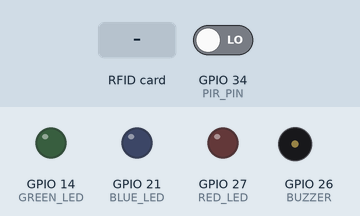
This sketch was run on a simulated ESP32. Shown: output pins drawn as LEDs (lit = HIGH), buzzer (waves = sounding, pin HIGH). The inputs (shaded band) are chosen by the test bench; at power-on: GPIO 34 (PIR_PIN) LOW. WiFi joins after 1.5 s; servers stay silent unless stated; no MQTT or app messages arrive unless stated; what the sketch prints to the serial monitor is not drawn.

Above: at 2.7 s.
2.8 s: RFID card 5E 7A 19 C4 held to the reader
At 4.9 s:
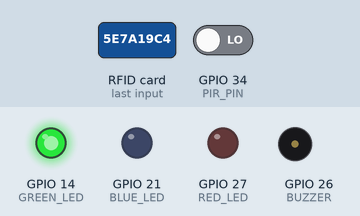
Timing chart, 0 to 6.4 s (numbered marks = the images above; inputs shaded):
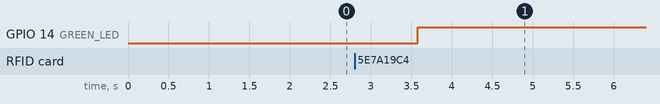

The sketch:

node2.ino
```cpp
#define DEBUG_SERIAL 1

#if DEBUG_SERIAL
  #define LOG_BEGIN(baud)    Serial.begin(baud)
  #define LOG_PRINT(...)     Serial.print(__VA_ARGS__)
  #define LOG_PRINTLN(...)   Serial.println(__VA_ARGS__)
#else
  #define LOG_BEGIN(baud)    ((void)0)
  #define LOG_PRINT(...)     ((void)0)
  #define LOG_PRINTLN(...)   ((void)0)
#endif

#include <Arduino.h>
#include <WiFi.h>
#include <SPI.h>
#include <PubSubClient.h>
#include <ArduinoJson.h>
#include <MFRC522.h>

// Wi-Fi and MQTT settings
const char* ssid        = "1819_Guest";
const char* password    = "";
const char* mqtt_server = "172.20.0.229";
constexpr int MQTT_PORT = 1883;

const char* NODE_ID = "Node_2";

// Topics aligned with the master ecosystem
String telemetryTopic = String("scada/node/") + NODE_ID + "/data";
String statusTopic    = String("scada/") + NODE_ID + "/status";
String commandTopic   = String("scada/") + NODE_ID + "/command"; // Web UI command listener

// Pin assignments
constexpr int PIR_PIN         = 34;
constexpr int CAM_TRIGGER_PIN = 25;

constexpr int RFID_SS_PIN     = 5;
constexpr int RFID_RST_PIN    = 22;

constexpr int RED_LED         = 27;
constexpr int GREEN_LED       = 14;
constexpr int BLUE_LED        = 21;
constexpr int BUZZER          = 26;

MFRC522 mfrc522(RFID_SS_PIN, RFID_RST_PIN);
WiFiClient wifiClient;
PubSubClient mqtt(wifiClient);

constexpr unsigned long PUBLISH_INTERVAL_MS = 2000;
constexpr unsigned long MQTT_RETRY_INTERVAL_MS = 5000;

unsigned long lastPublish = 0;
unsigned long lastMqttAttempt = 0;

bool readRFID(String& uid) {
  uid = "";
  if (!mfrc522.PICC_IsNewCardPresent() || !mfrc522.PICC_ReadCardSerial()) {
    return false;
  }

  char byteText[3];
  for (byte i = 0; i < mfrc522.uid.size; i++) {
    snprintf(byteText, sizeof(byteText), "%02X", mfrc522.uid.uidByte[i]);
    if (i > 0) uid += ":";
    uid += byteText;
  }

  LOG_PRINT("RFID UID: ");
  LOG_PRINTLN(uid);

  mfrc522.PICC_HaltA();
  mfrc522.PCD_StopCrypto1();
  return true;
}

void connectWiFi() {
  WiFi.mode(WIFI_STA);
  WiFi.begin(ssid, password);
  LOG_PRINT("Connecting to Wi-Fi");

  while (WiFi.status() != WL_CONNECTED) {
    delay(500);
    LOG_PRINT(".");
  }

  LOG_PRINTLN("\nWi-Fi connected");
  LOG_PRINT("IP address: ");
  LOG_PRINTLN(WiFi.localIP());
}

// Catch commands from the Flask Web Dashboard
void mqttCallback(char* topic, byte* payload, unsigned int length) {
  String message;
  for (int i = 0; i < length; i++) message += (char)payload[i];

  LOG_PRINT("Command received: ");
  LOG_PRINTLN(message);

  if (message == "toggle") {
    LOG_PRINTLN("Manual Camera Trigger via Web UI!");
    digitalWrite(CAM_TRIGGER_PIN, HIGH);
    delay(100);
    digitalWrite(CAM_TRIGGER_PIN, LOW);
  }
}

void reconnectMQTT() {
  if (WiFi.status() != WL_CONNECTED || mqtt.connected()) return;

  unsigned long now = millis();
  if (now - lastMqttAttempt < MQTT_RETRY_INTERVAL_MS) return;
  lastMqttAttempt = now;

  String clientId = String("ESP32-") + NODE_ID;
  LOG_PRINT("Connecting to MQTT...");

  if (mqtt.connect(clientId.c_str(), statusTopic.c_str(), 1, true, "Offline")) {
    LOG_PRINTLN(" connected");
    mqtt.publish(statusTopic.c_str(), "Online", true);
    mqtt.subscribe(commandTopic.c_str());
  } else {
    LOG_PRINT(" failed, state=");
    LOG_PRINTLN(mqtt.state());
  }
}

void publishTelemetry(bool pirDetected, bool rfidDetected, const String& rfidUid) {
  StaticJsonDocument<192> doc;

  doc["node"] = NODE_ID;
  doc["pir_detected"] = pirDetected;
  doc["rfid_detected"] = rfidDetected;
  doc["buzzer_on"] = digitalRead(BUZZER) == HIGH;

  // Injecting "value" so the UNO Q TFT screen has a metric to display
  doc["value"] = pirDetected ? 1.0 : 0.0;

  if (rfidDetected) {
    doc["rfid_uid"] = rfidUid;
  } else {
    doc["rfid_uid"] = nullptr;
  }

  char payload[192];
  size_t length = serializeJson(doc, payload, sizeof(payload));

  if (length > 0) {
    mqtt.publish(telemetryTopic.c_str(), payload);
    LOG_PRINT("Published: ");
    LOG_PRINTLN(payload);
  }
}

void happy() {
  digitalWrite(BUZZER, LOW); delay(250);
  digitalWrite(BLUE_LED, LOW); delay(250);
  digitalWrite(RED_LED, LOW); delay(250);
  digitalWrite(GREEN_LED, HIGH); delay(250);
}

void gtg() {
  digitalWrite(GREEN_LED, LOW); delay(250);
  digitalWrite(RED_LED, LOW); delay(250);
  digitalWrite(BLUE_LED, HIGH); delay(250);
  digitalWrite(BUZZER, HIGH); delay(5000);
}

void gtgh() {
  digitalWrite(BLUE_LED, LOW); delay(250);
  digitalWrite(GREEN_LED, LOW); delay(250);
  digitalWrite(RED_LED, HIGH); delay(250);
  digitalWrite(BUZZER, HIGH); delay(250);

  digitalWrite(CAM_TRIGGER_PIN, HIGH);
  delay(100);
  digitalWrite(CAM_TRIGGER_PIN, LOW);

  delay(5000);
}

void setup() {
  LOG_BEGIN(9600);

  pinMode(PIR_PIN, INPUT);
  pinMode(CAM_TRIGGER_PIN, OUTPUT);
  pinMode(RED_LED, OUTPUT);
  pinMode(GREEN_LED, OUTPUT);
  pinMode(BLUE_LED, OUTPUT);
  pinMode(BUZZER, OUTPUT);

  digitalWrite(CAM_TRIGGER_PIN, LOW);
  digitalWrite(RED_LED, LOW);
  digitalWrite(GREEN_LED, LOW);
  digitalWrite(BLUE_LED, LOW);
  digitalWrite(BUZZER, LOW);

  SPI.begin(18, 19, 23, RFID_SS_PIN);  // SCK, MISO, MOSI, SS
  mfrc522.PCD_Init();

  mqtt.setServer(mqtt_server, MQTT_PORT);
  mqtt.setCallback(mqttCallback);

  LOG_PRINTLN("RFID ready");
  connectWiFi();
}

void loop() {
  if (WiFi.status() != WL_CONNECTED) connectWiFi();
  reconnectMQTT();
  if (mqtt.connected()) mqtt.loop();

  String rfidUid;
  bool rfidDetected = readRFID(rfidUid);
  bool pirDetected = digitalRead(PIR_PIN) == HIGH;

  if (rfidDetected) {
    happy();
    delay(5000);
  } else if (pirDetected) {
    digitalWrite(BUZZER, HIGH);
    delay(5000);

    if (digitalRead(PIR_PIN) == HIGH) {
      gtg();
      delay(5000);

      if (digitalRead(PIR_PIN) == HIGH) {
        gtgh();
      }
    }
  }

  if (mqtt.connected()) {
    mqtt.loop();
    unsigned long now = millis();
    if (now - lastPublish >= PUBLISH_INTERVAL_MS) {
      lastPublish = now;
      publishTelemetry(pirDetected, rfidDetected, rfidUid);
    }
  }
}
```

Measured:
- after the input at 2.8 s, GPIO 14 (GREEN_LED): LOW → HIGH after 0.78 s
